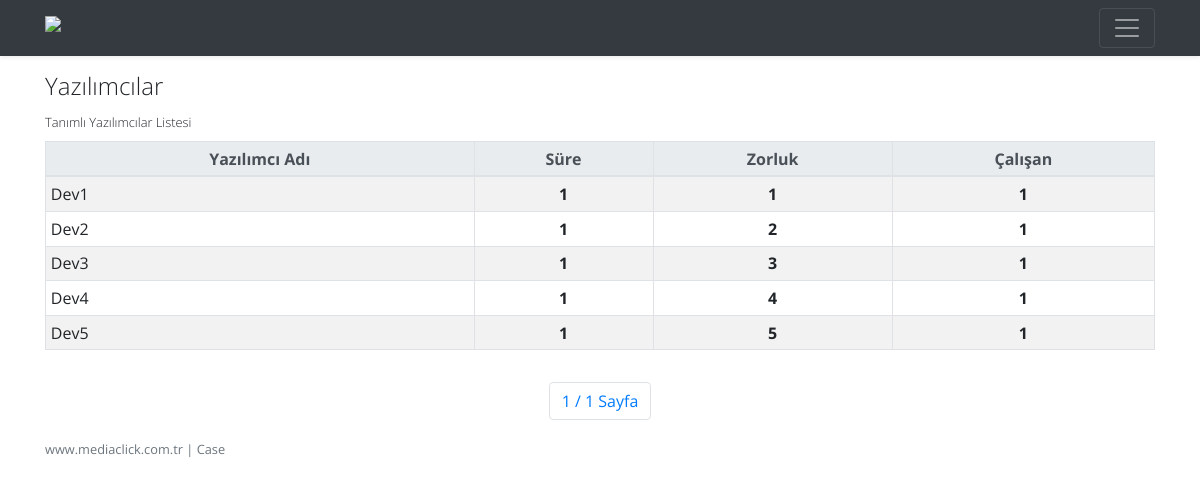
Page /developers/ on the committed database.
### tables this page shows
CREATE TABLE IF NOT EXISTS `yazilimcilar` (
  `id` int(11) NOT NULL AUTO_INCREMENT,
  `yazilimci_adi` varchar(255) NOT NULL,
  `sure` int(11) NOT NULL,
  `zorluk` int(11) NOT NULL,
  `calisan` int(11) NOT NULL,
  PRIMARY KEY (`id`)
);

### page/developers.php (the view, shortened to what this page needs)
	<div class="container mt-3 mb-3">
	<h4 class="font-weight-light">Yazılımcılar</h4>
	<small class="font-weight-light">Tanımlı Yazılımcılar Listesi</small>
<?php
		$vt_sorgu = "select * from yazilimcilar";
		global $vt_baglanti;
		$gorev_bak = $vt_baglanti->prepare("$vt_sorgu");
		$gorev_bak->execute();
		$toplam_icerik=$gorev_bak->rowCount();
	$sayfada = 40;
	if($toplam_icerik > 0){
@$toplam_sayfa = ceil($toplam_icerik / $sayfada);
$sayfa = isset($_GET['sayfa']) ? (int) $_GET['sayfa'] : 1;
$limit = ($sayfa - 1) * $sayfada;
global $vt_baglanti;
$gorev_bak = $vt_baglanti->prepare("
$vt_sorgu  limit ".$limit . ", " . $sayfada);
$gorev_bak->execute();
echo'
	<div class="table-responsive mt-2">
	  <table class="table table-sm table-striped table-bordered table-hover">
		<thead class="thead-light text-center">
		  <tr>
			<th>Yazılımcı Adı</th>
			<th>Süre</th>
			<th>Zorluk</th>
			<th>Çalışan</th>
		  </tr>
		</thead>
		<tbody>
';
		foreach( $gorev_bak as $gorev_bak_goster ){
			$yazilimci_adi = $gorev_bak_goster['yazilimci_adi'];
			$sure = $gorev_bak_goster['sure'];
			$zorluk = $gorev_bak_goster['zorluk'];
			$calisan = $gorev_bak_goster['calisan'];
			echo'
			  <tr>
				<td>'.$yazilimci_adi.'</td>
				<td class="text-center font-weight-bold">'.$sure.'</td>
				<td class="text-center font-weight-bold">'.$zorluk.'</td>
				<td class="text-center font-weight-bold">'.$calisan.'</td>
			  </tr>
			';
		}
echo'		</tbody>
	  </table>
	</div>	';
echo'
	<ul class="pagination justify-content-center m-3">
';
		for($s = 1; $s <= $toplam_sayfa; $s++) {
			if($sayfa == $s) {
			echo '
			<li class="page-item"><a class="page-link">'.$s.' / '.$toplam_sayfa.' Sayfa</a></li>
			';
			}
		}
echo'
	</ul>
';
}
?>
	</div>

### assets/css/style.css (style rules this page uses)
html * { -webkit-font-smoothing: antialiased; -moz-osx-font-smoothing: grayscale; }
*, *:after, *:before { -webkit-box-sizing: border-box; -moz-box-sizing: border-box; box-sizing: border-box; }
body { font-family: 'Open Sans', sans-serif; -webkit-overflow-scrolling: touch; overflow: auto; }
a { color:#333333; }

### rows in the picture
yazilimcilar: yazilimci_adi "Dev1", sure "1", zorluk "1", calisan "1"
yazilimcilar: yazilimci_adi "Dev2", sure "1", zorluk "2", calisan "1"
yazilimcilar: yazilimci_adi "Dev3", sure "1", zorluk "3", calisan "1"
yazilimcilar: yazilimci_adi "Dev4", sure "1", zorluk "4", calisan "1"
yazilimcilar: yazilimci_adi "Dev5", sure "1", zorluk "5", calisan "1"

### other values in the picture
$toplam_sayfa "1"
